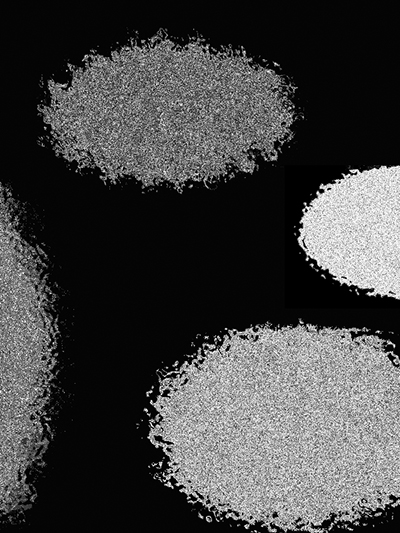
#> input picture ellipses.jpg, 400 x 533 px
$ python ostus.py
#> lines starting #> are read from the running program, lines starting #| are printed output that depends on the picture; after the words box and inside, x2 and y2 are one past the last pixel; in counts of white or black regions, pixels touching at a corner belong together
from cv2 import cv2 as cv
import numpy as np

img = cv.imread('ellipses.jpg',0)
#> img is the input picture: shape (533, 400); min 0, max 255, mean 66.8
# global thresholding
ret1,th1 = cv.threshold(img,127,255,cv.THRESH_BINARY)
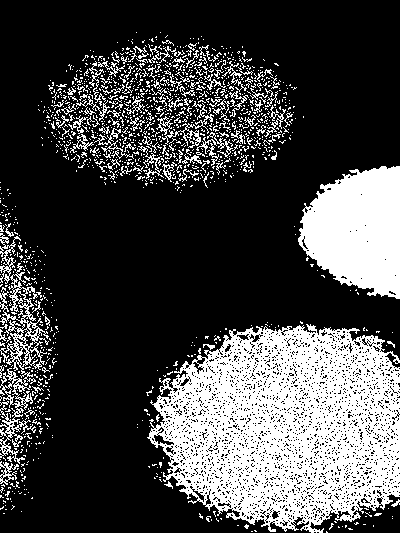
#> th1: shape (533, 400); 27.7% white; 1390 white regions (1273 under 20 px), largest, box (x1, y1, x2, y2) and area: (147, 324, 400, 533) 35198, (298, 166, 400, 299) 9979, (0, 263, 49, 464) 2594
# Otsu's thresholding
ret2,th2 = cv.threshold(img,0,255,cv.THRESH_BINARY+cv.THRESH_OTSU)
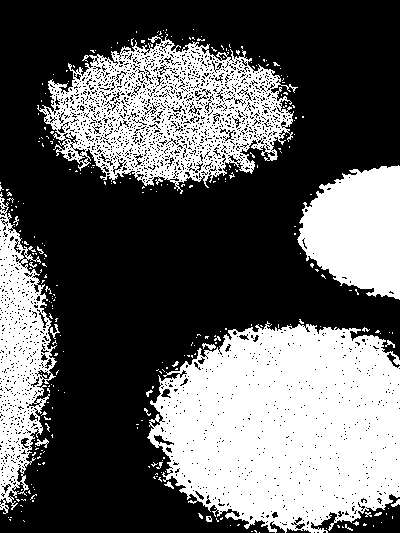
#> th2: shape (533, 400); 38.2% white; 291 white regions (271 under 20 px), largest, box (x1, y1, x2, y2) and area: (147, 321, 400, 533) 40464, (37, 34, 298, 194) 20188, (297, 165, 400, 300) 10125
#> ret2 = 84
# Otsu's thresholding after Gaussian filtering
blur = cv.GaussianBlur(img,(5,5),0)
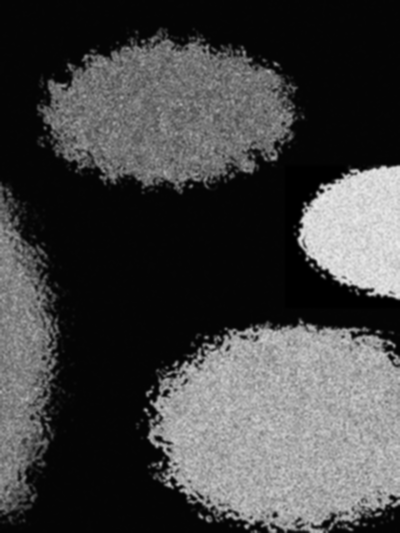
#> blur: shape (533, 400); min 0, max 235, mean 66.7
ret3,th3 = cv.threshold(blur,0,255,cv.THRESH_BINARY+cv.THRESH_OTSU)
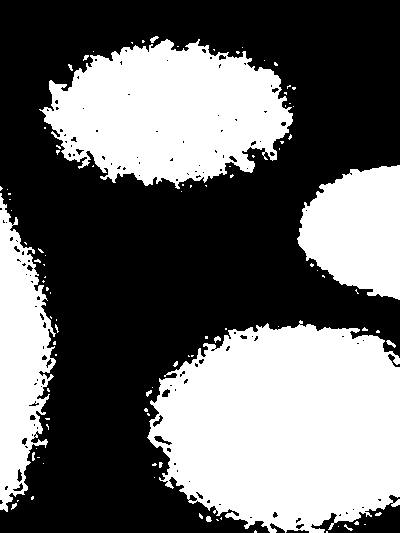
#> th3: shape (533, 400); 41.7% white; 97 white regions (84 under 20 px), largest, box (x1, y1, x2, y2) and area: (147, 320, 400, 533) 41772, (39, 39, 293, 189) 25546, (0, 193, 56, 512) 10423
#> ret3 = 78
# plot all the images and their histograms
cv.imshow('orignal image',img)
cv.imshow('thresh_binary',th1)
cv.imshow('ostu',th2)
cv.imshow('ostu_gaussian',th3)
cv.waitKey(0)
cv.destroyAllWindows()

$ run again, with gradient.png saved as ellipses.jpg
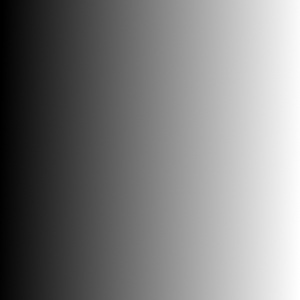
#> input picture gradient.png, 300 x 300 px
#> img is the input picture: shape (300, 300); min 0, max 255, mean 126.5
#> `ret1,th1 = cv.threshold(img,127,255,cv.THRESH_BINARY)`:
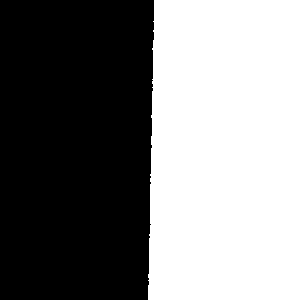
#> th1: shape (300, 300); 49.6% white; 1 white region, box (x1, y1, x2, y2) and area: (148, 0, 300, 300) 44648
#> `ret2,th2 = cv.threshold(img,0,255,cv.THRESH_BINARY+cv.THRESH_OTSU)`:
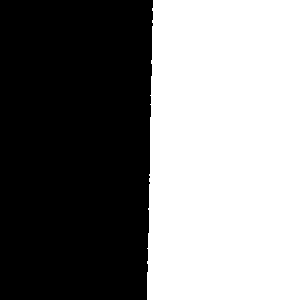
#> th2: shape (300, 300); 50% white; 1 black region, box (x1, y1, x2, y2) and area: (0, 0, 153, 300) 44984
#> ret2 = 126
#> th3: shape (300, 300); 50% white; 1 black region, box (x1, y1, x2, y2) and area: (0, 0, 153, 300) 44993
